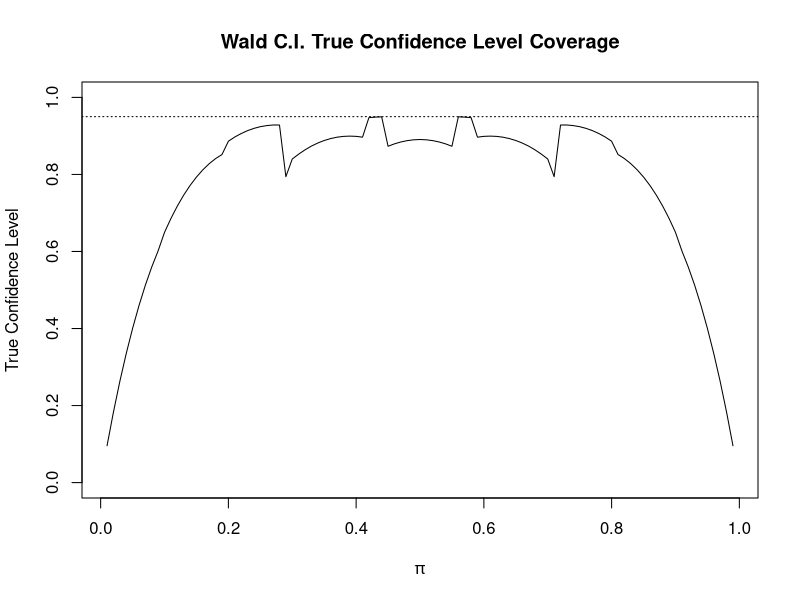

This figure's R source:
## ---- chunk 1
library(knitr)
opts_chunk$set(tidy.opts=list(width.cutoff=60),tidy=TRUE)
## ---- chunk 2
set.seed(23951)
n_sim = 1
n_trials = 10
p = 0.6
bin <- rbinom(n=n_sim, size = n_trials, prob = p)
bin
## ---- chunk 3
w = 6
n = 10
alpha = 0.05

pi.hat = w/n # Recall that this is an MLE for pi in Bernoulli probability model
var.wald = pi.hat*(1-pi.hat)/n

wald.CI_lower.bound = pi.hat - qnorm(p = 1-alpha/2)*sqrt(var.wald)
wald.CI_upper.bound = pi.hat + qnorm(p = 1-alpha/2)*sqrt(var.wald)

round(data.frame(pi.hat, var.wald, wald.CI_lower.bound,wald.CI_upper.bound),4)
## ---- chunk 4
pi = 0.6
alpha = 0.05
n = 10
w = 0:n

wald.CI.true.coverage = function(pi, alpha=0.05, n) {
  
  w = 0:n

  pi.hat = w/n
  pmf = dbinom(x=w, size=n, prob=pi)
  
  var.wald = pi.hat*(1-pi.hat)/n
  wald.CI_lower.bound = pi.hat - qnorm(p = 1-alpha/2)*sqrt(var.wald)
  wald.CI_upper.bound = pi.hat + qnorm(p = 1-alpha/2)*sqrt(var.wald)
  
  covered.pi = ifelse(test = pi>wald.CI_lower.bound, 
                      yes = ifelse(test = pi<wald.CI_upper.bound,
                                   yes=1, no=0), 
                      no=0)
  
  wald.CI.true.coverage = sum(covered.pi*pmf)
  
  wald.df = data.frame(w, pi.hat, 
                       round(data.frame(pmf, wald.CI_lower.bound,wald.CI_upper.bound),4), 
                       covered.pi)
  
  return(wald.df)
}

wald.df = wald.CI.true.coverage(pi=0.6, alpha=0.05, n=10)
wald.CI.true.coverage.level = sum(wald.df$covered.pi*wald.df$pmf)

# Let's compute the ture coverage for a sequence of pi
pi.seq = seq(0.01,0.99, by=0.01)
wald.CI.true.matrix = matrix(data=NA,nrow=length(pi.seq),ncol=2)
counter=1
for (pi in pi.seq) {
    wald.df2 = wald.CI.true.coverage(pi=pi, alpha=0.05, n=10)
    #print(paste('True Coverage is', sum(wald.df2$covered.pi*wald.df2$pmf)))
    wald.CI.true.matrix[counter,] = c(pi,sum(wald.df2$covered.pi*wald.df2$pmf))
    counter = counter+1
}
str(wald.CI.true.matrix)
wald.CI.true.matrix[1:5,]

# Plot the true coverage level (for given n and alpha)
plot(x=wald.CI.true.matrix[,1],
     y=wald.CI.true.matrix[,2],
     ylim=c(0,1),
     main = "Wald C.I. True Confidence Level Coverage", xlab=expression(pi),
     ylab="True Confidence Level",
     type="l")
abline(h=1-alpha, lty="dotted")
